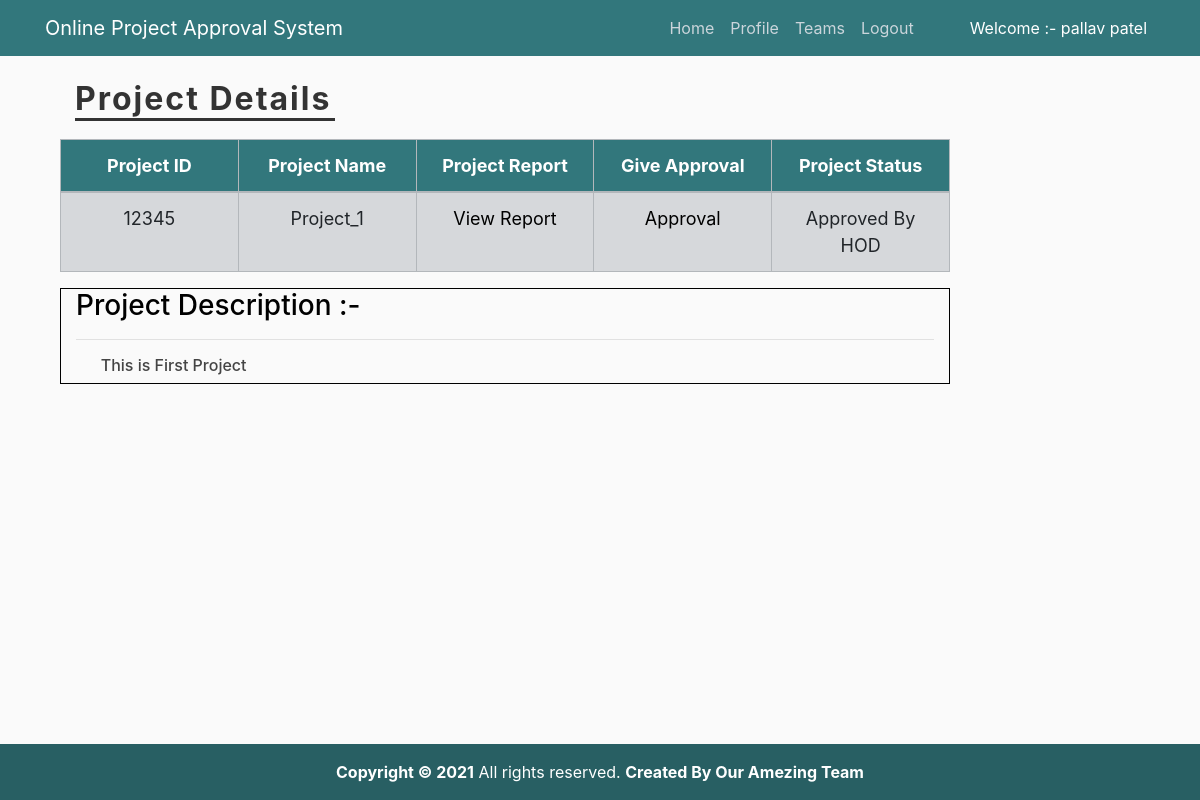
Page /hod_project_view/12345 (signed in) on the committed database.
### project/models.py (models this page shows, shortened)
class CustomUser(AbstractUser):
    user_type_data = ((1, 'Admin'), (2, 'HOD'), (3, 'Guide'), (4, 'Student'))
    user_type = models.CharField(default = 1, choices = user_type_data, max_length = 10)

class Project(models.Model):
    id = models.AutoField(primary_key=True)
    p_id = models.CharField(max_length=20, null = False, unique=True)
    title = models.CharField(max_length=50, null=False)
    description = models.TextField(null=False)
    report = models.FileField(upload_to='project_reports', null=True)
    status = models.CharField(max_length=20, null = False)
    objects = models.Manager()

### project/hodViews.py (the view)
# urls.py: path('hod_project_view/<p_id>', hodViews.hod_project_view, name="hod_project_view"),
def hod_project_view(request,p_id):
    p_obj = Project.objects.get(p_id=p_id)
    context = {
        "p_obj":p_obj
    }
    return render(request,'project/hod_templates/hod_project_view.html',context)

### project/LoginCheckMiddleWare.py (called while the page is built, shortened)
    def process_view(self, request, view_func, view_args, view_kwargs):
        modulename = view_func.__module__
        user = request.user
        if user.is_authenticated:
            if user.user_type == "1":
                if modulename == "project.adminViews":
                    pass
                elif modulename == "project.views" or modulename == "django.views.static":
                    pass
                else:
                    return redirect("admin_home")
            elif user.user_type == "2":
                if modulename == "project.hodViews":
                    pass
                elif modulename == "project.views" or modulename == "django.views.static":
                    pass
                else:
                    return redirect("hod_home")
            else:
                return redirect("doLogin")

### project/templates/project/hod_templates/hod_project_view.html (shortened to what this page needs)
{% extends 'project/hod_templates/base_template.html' %}
{% load static %}
{% block content %}
    <head>
    </head>
    <h2> Project Details </h2>
    <section class="container">
            <table class="table table-bordered  table-secondary" style="font-size:18px;table-layout:fixed;">
                <thead style="text-align:center">
                    <th>Project ID</th>
                    <th>Project Name</th>
                    <th>Project Report</th>
                    <th>Give Approval</th>
                    <th>Project Status</th>
                </thead>
                <tbody>
                        <tr style="text-align:center">
                            <td>{{ p_obj.p_id }}</td>
                            <td>{{ p_obj.title }}</td>
                            <td> <a href="{{ p_obj.report }}" download="{{ p_obj.report }}"> View Report </a></td>
                            <td><a href="{% url 'hod_project_approved' p_obj.p_id %}"> Approval </a></td>
                            <td>{{ p_obj.status }} </td>
                        </tr>
                </tbody>
            </table>
         <div class="col-md-12" style="border: 1px solid black;">
                    <h3 style="color:black;">Project Description :-</h3>
                    <hr>
                    <h6 style="text-align:justify;"> <i class="fa fa-arrow-right pr-2"></i> {{ p_obj.description }} </h6>
            </div>
    </section>
{% endblock  %}

### project/templates/project/hod_templates/base_template.html (shortened to what this page needs)
{% load static %}
<!DOCTYPE html>
<html lang="en" dir="ltr">
  <head>
    <link rel="stylesheet" href="https://stackpath.bootstrapcdn.com/bootstrap/4.3.1/css/bootstrap.min.css">
    <link rel="stylesheet" href="{% static 'project/main.css' %}">
    <link rel="stylesheet" href="{% static "fontawesome-free/css/all.min.css" %}">
    <link rel="stylesheet" href="https://code.ionicframework.com/ionicons/2.0.1/css/ionicons.min.css">
    <link rel="stylesheet" href="{% static "daterangepicker/daterangepicker.css" %}">
  </head>
  <body>
    <header class="site-header">
      <nav class="navbar navbar-expand-md navbar-dark bg-steel fixed-top">
        <div class="container">
          <a href="/" class="navbar-brand mr-4" >Online Project Approval System</a>
          <div class="collapse navbar-collapse" id="navbarToggle">
            <div class="navbar-nav">
              {% if user.is_authenticated %}
                <a href="{% url 'hod_home' %}" class="nav-item nav-link">Home</a>
                <a href="{% url 'hod_profile' %}" class="nav-item nav-link">Profile</a>
                <a href="{% url 'hod_team_view' %}" class="nav-item nav-link">Teams</a>
                <a href="{% url 'logout_user' %}" class="nav-item nav-link">Logout</a>
                <a class="nav-item nav-link pl-5" style="color:white;"> Welcome :- {{ user.first_name }} {{ user.last_name }}</a>
              {% else %}
                <a href="{% url 'project-home' %}" class="nav-item nav-link">Home</a>
                <a href="{% url 'doLogin' %}" class="nav-item nav-link">Login</a>
                <a href="{% url 'project-about' %}" class="nav-item nav-link">About</a>
              {% endif %}
            </div>
          </div>
        </div>
      </nav>
    </header>
   <main role="main" class="container">
      <div class="row">
        <div class="col-md-10">
          {% block content %}
          {% endblock %}
        </div>
      </div>
    </main>
    <footer class="text-left text-white fixed-bottom" style="background-color:#32777c;">
      <div class="text-center p-3" style="background-color:rgba(0,0,0,0.2);">
      <strong>Copyright &copy; {% now "Y" %}</strong>
      All rights reserved.
        <b>Created By Our <a class="text-white" href="{% url 'project-about' %}">Amezing Team</a></b>
      </div>
    </footer>
  </body>
</html>

### static/project/main.css (style rules this page uses)
body { background: #fafafa; color: #333333; margin-top: 5rem; }
h1, h2, h3, h4, h5, h6 { color: #444444; }
.bg-steel { background-color: #32777c; }
.site-header .navbar-nav .nav-link { color: #cbd5db; }

### project/templates/project/hod_templates/base_template.html (style rules this page uses)
thead { background-color : #32777c; }
th { color : white; }
h3 { color:white; }
body { margin-bottom : 60px; }

### project/templates/project/hod_templates/hod_project_view.html (style rules this page uses)
h2 { font-weight: bold; letter-spacing: 2px; color: #333; padding-bottom: 10px; padding-left : 30px; }
h2:after { content: ''; background: #333; display: block; height: 3px; width: 260px; }
a:link , a:visited { color:black; }

### rows in the picture
CustomUser: first_name "pallav", last_name "patel"
Project: p_id "12345", title "Project_1", status "Approved By HOD", description "This is First Project"
